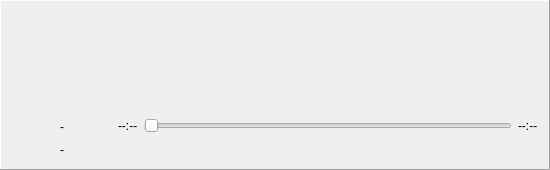
<?xml version="1.0" encoding="UTF-8"?>
<ui version="4.0">
 <class>PlayerWidget</class>
 <widget class="QFrame" name="PlayerWidget">
  <property name="geometry">
   <rect>
    <x>0</x>
    <y>0</y>
    <width>550</width>
    <height>170</height>
   </rect>
  </property>
  <property name="minimumSize">
   <size>
    <width>550</width>
    <height>170</height>
   </size>
  </property>
  <property name="maximumSize">
   <size>
    <width>550</width>
    <height>170</height>
   </size>
  </property>
  <property name="windowTitle">
   <string>Form</string>
  </property>
  <property name="frameShape">
   <enum>QFrame::Panel</enum>
  </property>
  <property name="frameShadow">
   <enum>QFrame::Raised</enum>
  </property>
  <layout class="QGridLayout" name="gridLayout">
   <item row="0" column="0" rowspan="3">
    <layout class="QVBoxLayout" name="verticalLayout">
     <item>
      <widget class="QLabel" name="lblImage">
       <property name="sizePolicy">
        <sizepolicy hsizetype="Fixed" vsizetype="Fixed">
         <horstretch>0</horstretch>
         <verstretch>0</verstretch>
        </sizepolicy>
       </property>
       <property name="minimumSize">
        <size>
         <width>100</width>
         <height>100</height>
        </size>
       </property>
       <property name="maximumSize">
        <size>
         <width>100</width>
         <height>100</height>
        </size>
       </property>
       <property name="autoFillBackground">
        <bool>false</bool>
       </property>
       <property name="text">
        <string/>
       </property>
       <property name="scaledContents">
        <bool>true</bool>
       </property>
      </widget>
     </item>
     <item>
      <widget class="QLabel" name="lblName">
       <property name="text">
        <string>-</string>
       </property>
       <property name="alignment">
        <set>Qt::AlignCenter</set>
       </property>
      </widget>
     </item>
     <item>
      <widget class="QLabel" name="lblArtist">
       <property name="text">
        <string>-</string>
       </property>
       <property name="alignment">
        <set>Qt::AlignCenter</set>
       </property>
      </widget>
     </item>
    </layout>
   </item>
   <item row="0" column="1">
    <spacer name="verticalSpacer_2">
     <property name="orientation">
      <enum>Qt::Vertical</enum>
     </property>
     <property name="sizeHint" stdset="0">
      <size>
       <width>20</width>
       <height>18</height>
      </size>
     </property>
    </spacer>
   </item>
   <item row="1" column="1">
    <layout class="QVBoxLayout" name="verticalLayout_2">
     <item>
      <layout class="QHBoxLayout" name="horizontalLayout">
       <item>
        <spacer name="horizontalSpacer">
         <property name="orientation">
          <enum>Qt::Horizontal</enum>
         </property>
         <property name="sizeHint" stdset="0">
          <size>
           <width>40</width>
           <height>20</height>
          </size>
         </property>
        </spacer>
       </item>
       <item>
        <widget class="QToolButton" name="btnPrevious">
         <property name="minimumSize">
          <size>
           <width>40</width>
           <height>40</height>
          </size>
         </property>
         <property name="maximumSize">
          <size>
           <width>40</width>
           <height>40</height>
          </size>
         </property>
         <property name="text">
          <string/>
         </property>
         <property name="icon">
          <iconset resource="../../res/res.qrc">
           <normaloff>:/skip_previous-grey-24dp.svg</normaloff>:/skip_previous-grey-24dp.svg</iconset>
         </property>
         <property name="iconSize">
          <size>
           <width>40</width>
           <height>40</height>
          </size>
         </property>
         <property name="autoRaise">
          <bool>true</bool>
         </property>
        </widget>
       </item>
       <item>
        <widget class="QToolButton" name="btnResume">
         <property name="minimumSize">
          <size>
           <width>60</width>
           <height>60</height>
          </size>
         </property>
         <property name="maximumSize">
          <size>
           <width>60</width>
           <height>60</height>
          </size>
         </property>
         <property name="text">
          <string/>
         </property>
         <property name="icon">
          <iconset resource="../../res/res.qrc">
           <normaloff>:/play_circle-green-24dp.svg</normaloff>:/play_circle-green-24dp.svg</iconset>
         </property>
         <property name="iconSize">
          <size>
           <width>60</width>
           <height>60</height>
          </size>
         </property>
         <property name="autoRaise">
          <bool>true</bool>
         </property>
        </widget>
       </item>
       <item>
        <widget class="QToolButton" name="btnSkip">
         <property name="minimumSize">
          <size>
           <width>40</width>
           <height>40</height>
          </size>
         </property>
         <property name="maximumSize">
          <size>
           <width>40</width>
           <height>40</height>
          </size>
         </property>
         <property name="text">
          <string/>
         </property>
         <property name="icon">
          <iconset resource="../../res/res.qrc">
           <normaloff>:/skip_next-black-24dp.svg</normaloff>:/skip_next-black-24dp.svg</iconset>
         </property>
         <property name="iconSize">
          <size>
           <width>40</width>
           <height>40</height>
          </size>
         </property>
         <property name="autoRaise">
          <bool>true</bool>
         </property>
        </widget>
       </item>
       <item>
        <spacer name="horizontalSpacer_2">
         <property name="orientation">
          <enum>Qt::Horizontal</enum>
         </property>
         <property name="sizeHint" stdset="0">
          <size>
           <width>40</width>
           <height>20</height>
          </size>
         </property>
        </spacer>
       </item>
      </layout>
     </item>
     <item>
      <spacer name="verticalSpacer_3">
       <property name="orientation">
        <enum>Qt::Vertical</enum>
       </property>
       <property name="sizeHint" stdset="0">
        <size>
         <width>20</width>
         <height>10</height>
        </size>
       </property>
      </spacer>
     </item>
     <item>
      <layout class="QHBoxLayout" name="horizontalLayout_2">
       <item>
        <widget class="QLabel" name="lblCurrenPosition">
         <property name="text">
          <string>--:--</string>
         </property>
        </widget>
       </item>
       <item>
        <widget class="QSlider" name="sliderPosition">
         <property name="minimumSize">
          <size>
           <width>0</width>
           <height>25</height>
          </size>
         </property>
         <property name="maximumSize">
          <size>
           <width>16777215</width>
           <height>25</height>
          </size>
         </property>
         <property name="orientation">
          <enum>Qt::Horizontal</enum>
         </property>
        </widget>
       </item>
       <item>
        <widget class="QLabel" name="lblDuration">
         <property name="text">
          <string>--:--</string>
         </property>
        </widget>
       </item>
      </layout>
     </item>
    </layout>
   </item>
   <item row="2" column="1">
    <spacer name="verticalSpacer">
     <property name="orientation">
      <enum>Qt::Vertical</enum>
     </property>
     <property name="sizeHint" stdset="0">
      <size>
       <width>20</width>
       <height>20</height>
      </size>
     </property>
    </spacer>
   </item>
  </layout>
 </widget>
 <resources>
  <include location="../../res/res.qrc"/>
 </resources>
 <connections/>
</ui>
